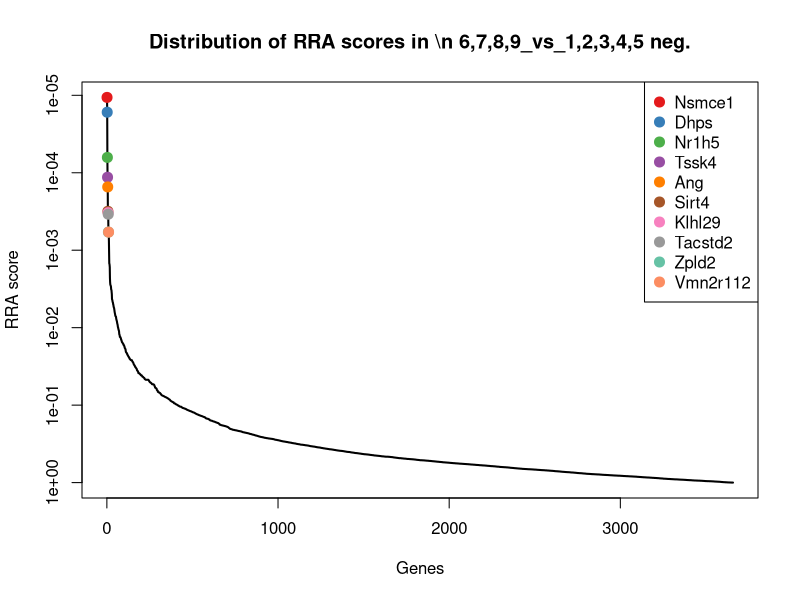
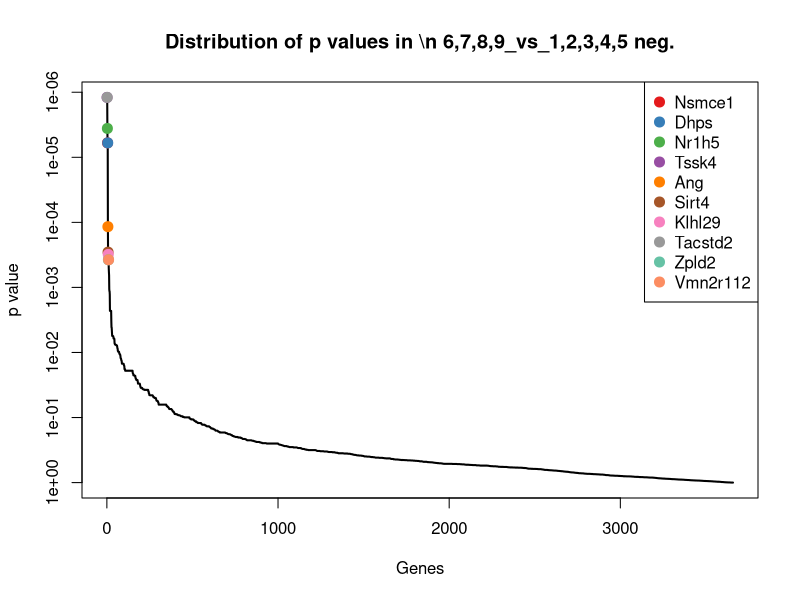
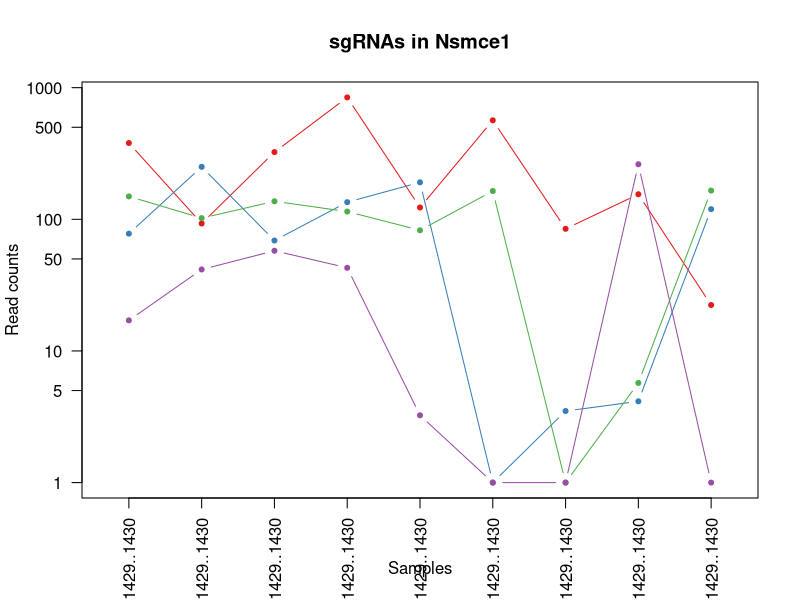
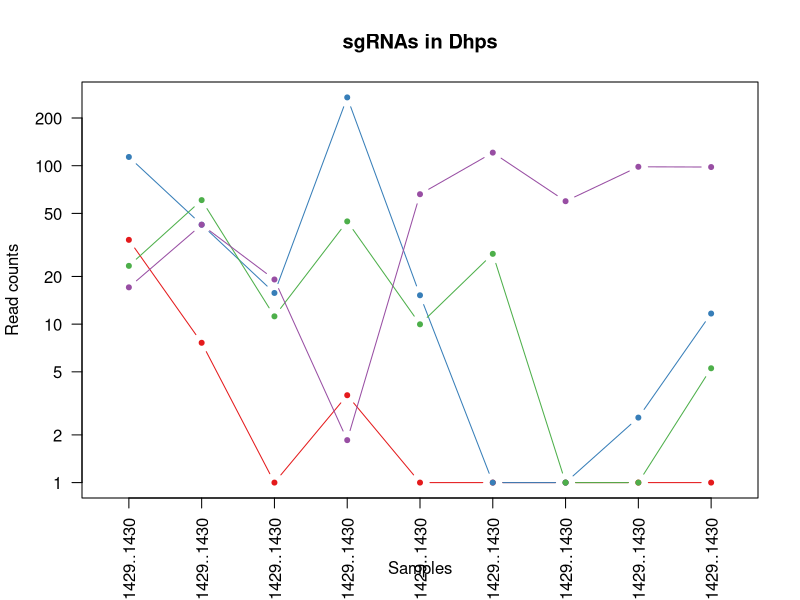
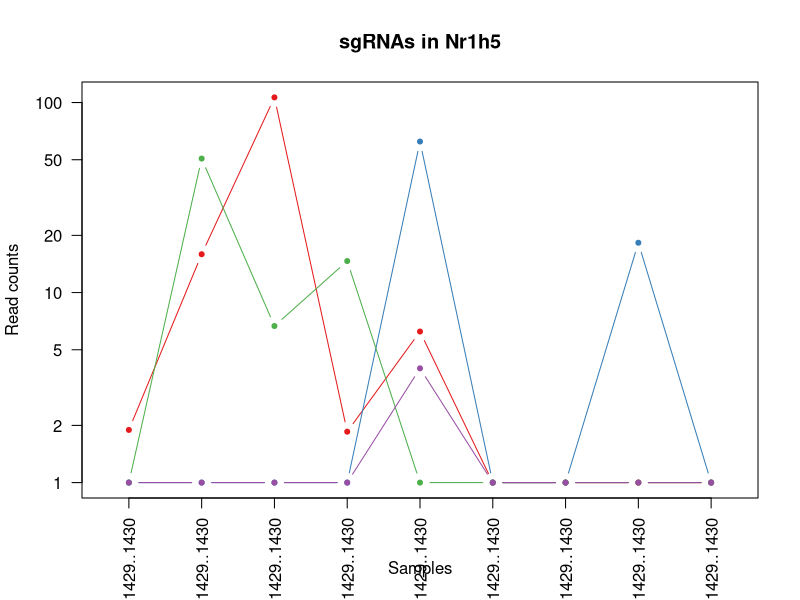
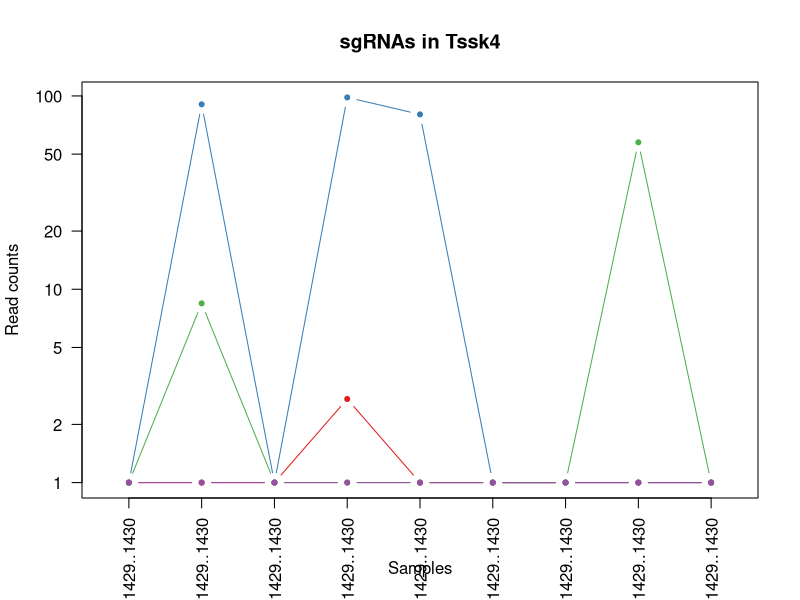
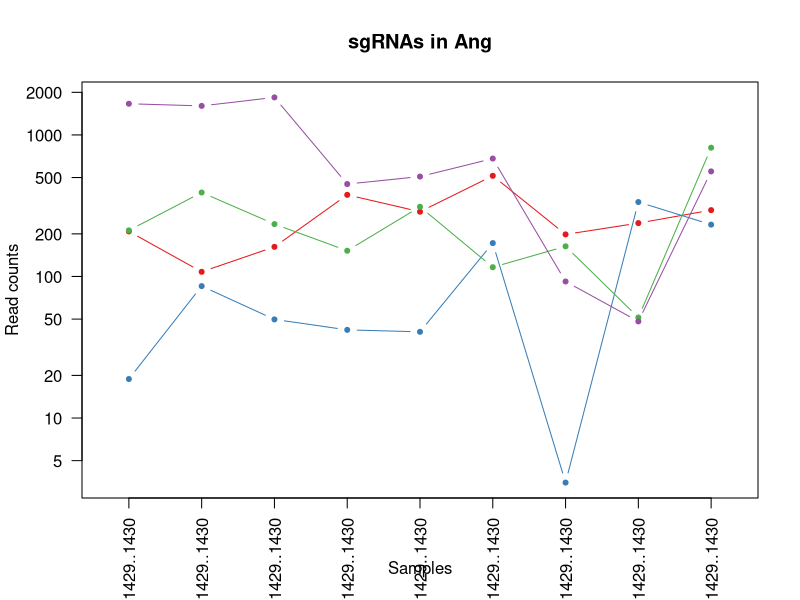
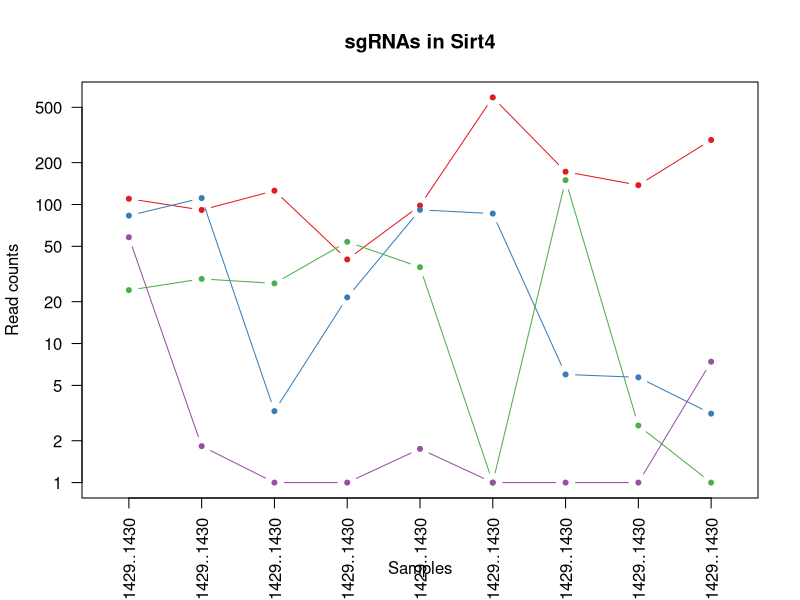

These figures' R source, in order: (Note: this script raises an error after producing the figures.)
pdf(file='invivo.poolD_BM_mCD19_10m_v_BM_hEGFRv3_15m.pdf',width=4.5,height=4.5);
gstable=read.table('invivo.poolD_BM_mCD19_10m_v_BM_hEGFRv3_15m.gene_summary.txt',header=T)
# 
#
# parameters
# Do not modify the variables beginning with "__"

# gstablename='__GENE_SUMMARY_FILE__'
startindex=3
# outputfile='__OUTPUT_FILE__'
targetgenelist=c("Nsmce1","Dhps","Nr1h5","Tssk4","Ang","Sirt4","Klhl29","Tacstd2","Zpld2","Vmn2r112")
# samplelabel=sub('.\\w+.\\w+$','',colnames(gstable)[startindex]);
samplelabel='6,7,8,9_vs_1,2,3,4,5 neg.'


# You need to write some codes in front of this code:
# gstable=read.table(gstablename,header=T)
# pdf(file=outputfile,width=6,height=6)


# set up color using RColorBrewer
#library(RColorBrewer)
#colors <- brewer.pal(length(targetgenelist), "Set1")

colors=c( "#E41A1C", "#377EB8", "#4DAF4A", "#984EA3", "#FF7F00",  "#A65628", "#F781BF",
          "#999999", "#66C2A5", "#FC8D62", "#8DA0CB", "#E78AC3", "#A6D854", "#FFD92F", "#E5C494", "#B3B3B3", 
          "#8DD3C7", "#FFFFB3", "#BEBADA", "#FB8072", "#80B1D3", "#FDB462", "#B3DE69", "#FCCDE5",
          "#D9D9D9", "#BC80BD", "#CCEBC5", "#FFED6F")

######
# function definition

plotrankedvalues<-function(val, tglist, ...){
  
  plot(val,log='y',ylim=c(max(val),min(val)),type='l',lwd=2, ...)
  if(length(tglist)>0){
    for(i in 1:length(tglist)){
      targetgene=tglist[i];
      tx=which(names(val)==targetgene);ty=val[targetgene];
      points(tx,ty,col=colors[(i %% length(colors)) ],cex=2,pch=20)
      # text(tx+50,ty,targetgene,col=colors[i])
    }
    legend('topright',tglist,pch=20,pt.cex = 2,cex=1,col=colors)
  }
}



plotrandvalues<-function(val,targetgenelist, ...){
  # choose the one with the best distance distribution
  
  mindiffvalue=0;
  randval=val;
  for(i in 1:20){
    randval0=sample(val)
    vindex=sort(which(names(randval0) %in% targetgenelist))
    if(max(vindex)>0.9*length(val)){
      # print('pass...')
      next;
    }
    mindiffind=min(diff(vindex));
    if (mindiffind > mindiffvalue){
      mindiffvalue=mindiffind;
      randval=randval0;
      # print(paste('Diff: ',mindiffvalue))
    }
  }
  plot(randval,log='y',ylim=c(max(randval),min(randval)),pch=20,col='grey', ...)
  
  if(length(targetgenelist)>0){
    for(i in 1:length(targetgenelist)){
      targetgene=targetgenelist[i];
      tx=which(names(randval)==targetgene);ty=randval[targetgene];
      points(tx,ty,col=colors[(i %% length(colors)) ],cex=2,pch=20)
      text(tx+50,ty,targetgene,col=colors[i])
    }
  }
  
}




# set.seed(1235)



pvec=gstable[,startindex]
names(pvec)=gstable[,'id']
pvec=sort(pvec);

plotrankedvalues(pvec,targetgenelist,xlab='Genes',ylab='RRA score',main=paste('Distribution of RRA scores in \\n',samplelabel))

# plotrandvalues(pvec,targetgenelist,xlab='Genes',ylab='RRA score',main=paste('Distribution of RRA scores in \\n',samplelabel))


pvec=gstable[,startindex+1]
names(pvec)=gstable[,'id']
pvec=sort(pvec);

plotrankedvalues(pvec,targetgenelist,xlab='Genes',ylab='p value',main=paste('Distribution of p values in \\n',samplelabel))

# plotrandvalues(pvec,targetgenelist,xlab='Genes',ylab='p value',main=paste('Distribution of p values in \\n',samplelabel))



# you need to write after this code:
# dev.off()






# parameters
# Do not modify the variables beginning with "__"
targetmat=list(c(378.6463428403889,91.95723197948848,323.02333035659507,842.2006823926387,121.92806589059623,563.5432409345161,83.66881565769575,154.01250563992753,21.33226479332245),c(76.80090916102229,249.36150293536966,68.00491165402002,133.9670791647865,189.99833580497815,0.0,2.497576586796888,3.1431123599985207,118.3940696029396),c(148.24361535732208,101.07011082430266,136.00982330804004,113.48803521602933,81.53471890843551,163.00837547692615,0.0,4.714668539997781,164.25843890858286),c(16.074608894167454,40.59373303599041,56.67075971168335,41.81138139537923,2.2440748323422617,0.0,0.0,260.8783258798772,0.0))
targetgene="Nsmce1"
collabel=c("In.vivo_AR1870_Pool.D..25.32._BM_hEGFRv3_15m_1400..1401..1402..1403..1427..1428..1429..1430","In.vivo_AR1871_Pool.D..25.32._BM_hEGFRv3_15m_1400..1401..1402..1403..1427..1428..1429..1430","In.vivo_AR1872_Pool.D..25.32._BM_hEGFRv3_15m_1400..1401..1402..1403..1427..1428..1429..1430","In.vivo_AR1873_Pool.D..25.32._BM_hEGFRv3_15m_1400..1401..1402..1403..1427..1428..1429..1430","In.vivo_AR1874_Pool.D..25.32._BM_hEGFRv3_15m_1400..1401..1402..1403..1427..1428..1429..1430","In.vivo_AR1883_Pool.D..25.32._BM_mCD19_10m_1400..1401..1402..1403..1427..1428..1429..1430","In.vivo_AR1884_Pool.D..25.32._BM_mCD19_10m_1400..1401..1402..1403..1427..1428..1429..1430","In.vivo_AR1885_Pool.D..25.32._BM_mCD19_10m_1400..1401..1402..1403..1427..1428..1429..1430","In.vivo_AR1886_Pool.D..25.32._BM_mCD19_10m_1400..1401..1402..1403..1427..1428..1429..1430")

# set up color using RColorBrewer
#library(RColorBrewer)
#colors <- brewer.pal(length(targetgenelist), "Set1")

colors=c( "#E41A1C", "#377EB8", "#4DAF4A", "#984EA3", "#FF7F00",  "#A65628", "#F781BF",
          "#999999", "#66C2A5", "#FC8D62", "#8DA0CB", "#E78AC3", "#A6D854", "#FFD92F", "#E5C494", "#B3B3B3", 
          "#8DD3C7", "#FFFFB3", "#BEBADA", "#FB8072", "#80B1D3", "#FDB462", "#B3DE69", "#FCCDE5",
          "#D9D9D9", "#BC80BD", "#CCEBC5", "#FFED6F")


## code

targetmatvec=unlist(targetmat)+1
yrange=range(targetmatvec[targetmatvec>0]);
# yrange[1]=1; # set the minimum value to 1
for(i in 1:length(targetmat)){
  vali=targetmat[[i]]+1;
  if(i==1){
    plot(1:length(vali),vali,type='b',las=1,pch=20,main=paste('sgRNAs in',targetgene),ylab='Read counts',xlab='Samples',xlim=c(0.7,length(vali)+0.3),ylim = yrange,col=colors[(i %% length(colors))],xaxt='n',log='y')
    axis(1,at=1:length(vali),labels=(collabel),las=2)
    # lines(0:100,rep(1,101),col='black');
  }else{
    lines(1:length(vali),vali,type='b',pch=20,col=colors[(i %% length(colors))])
  }
}




# parameters
# Do not modify the variables beginning with "__"
targetmat=list(c(33.04225161578866,6.627548250773945,0.0,2.5598804935946466,0.0,0.0,0.0,0.0,0.0),c(112.52226225917218,41.422176567337154,14.734397525037672,268.7874518274379,14.212473938167658,0.0,0.0,1.5715561799992603,10.666132396661226),c(22.325845686343687,59.6479342569655,10.200736748103003,43.517968391108994,8.976299329369047,26.779947399780724,0.0,0.0,4.26645295866449),c(16.074608894167454,41.422176567337154,18.134643107738672,0.8532934978648822,65.0781701379256,119.9275905294528,58.69304978972687,97.43648315995414,97.06180480961716))
targetgene="Dhps"
collabel=c("In.vivo_AR1870_Pool.D..25.32._BM_hEGFRv3_15m_1400..1401..1402..1403..1427..1428..1429..1430","In.vivo_AR1871_Pool.D..25.32._BM_hEGFRv3_15m_1400..1401..1402..1403..1427..1428..1429..1430","In.vivo_AR1872_Pool.D..25.32._BM_hEGFRv3_15m_1400..1401..1402..1403..1427..1428..1429..1430","In.vivo_AR1873_Pool.D..25.32._BM_hEGFRv3_15m_1400..1401..1402..1403..1427..1428..1429..1430","In.vivo_AR1874_Pool.D..25.32._BM_hEGFRv3_15m_1400..1401..1402..1403..1427..1428..1429..1430","In.vivo_AR1883_Pool.D..25.32._BM_mCD19_10m_1400..1401..1402..1403..1427..1428..1429..1430","In.vivo_AR1884_Pool.D..25.32._BM_mCD19_10m_1400..1401..1402..1403..1427..1428..1429..1430","In.vivo_AR1885_Pool.D..25.32._BM_mCD19_10m_1400..1401..1402..1403..1427..1428..1429..1430","In.vivo_AR1886_Pool.D..25.32._BM_mCD19_10m_1400..1401..1402..1403..1427..1428..1429..1430")

# set up color using RColorBrewer
#library(RColorBrewer)
#colors <- brewer.pal(length(targetgenelist), "Set1")

colors=c( "#E41A1C", "#377EB8", "#4DAF4A", "#984EA3", "#FF7F00",  "#A65628", "#F781BF",
          "#999999", "#66C2A5", "#FC8D62", "#8DA0CB", "#E78AC3", "#A6D854", "#FFD92F", "#E5C494", "#B3B3B3", 
          "#8DD3C7", "#FFFFB3", "#BEBADA", "#FB8072", "#80B1D3", "#FDB462", "#B3DE69", "#FCCDE5",
          "#D9D9D9", "#BC80BD", "#CCEBC5", "#FFED6F")


## code

targetmatvec=unlist(targetmat)+1
yrange=range(targetmatvec[targetmatvec>0]);
# yrange[1]=1; # set the minimum value to 1
for(i in 1:length(targetmat)){
  vali=targetmat[[i]]+1;
  if(i==1){
    plot(1:length(vali),vali,type='b',las=1,pch=20,main=paste('sgRNAs in',targetgene),ylab='Read counts',xlab='Samples',xlim=c(0.7,length(vali)+0.3),ylim = yrange,col=colors[(i %% length(colors))],xaxt='n',log='y')
    axis(1,at=1:length(vali),labels=(collabel),las=2)
    # lines(0:100,rep(1,101),col='black');
  }else{
    lines(1:length(vali),vali,type='b',pch=20,col=colors[(i %% length(colors))])
  }
}




# parameters
# Do not modify the variables beginning with "__"
targetmat=list(c(0.8930338274537475,14.911983564241375,105.40761306373103,0.8532934978648822,5.236174608798611,0.0,0.0,0.0,0.0),c(0.0,0.0,0.0,0.0,61.338045417355154,0.0,0.0,17.287117979991862,0.0),c(0.0,49.70661188080459,5.667075971168335,13.652695965838115,0.0,0.0,0.0,0.0,0.0),c(0.0,0.0,0.0,0.0,2.992099776456349,0.0,0.0,0.0,0.0))
targetgene="Nr1h5"
collabel=c("In.vivo_AR1870_Pool.D..25.32._BM_hEGFRv3_15m_1400..1401..1402..1403..1427..1428..1429..1430","In.vivo_AR1871_Pool.D..25.32._BM_hEGFRv3_15m_1400..1401..1402..1403..1427..1428..1429..1430","In.vivo_AR1872_Pool.D..25.32._BM_hEGFRv3_15m_1400..1401..1402..1403..1427..1428..1429..1430","In.vivo_AR1873_Pool.D..25.32._BM_hEGFRv3_15m_1400..1401..1402..1403..1427..1428..1429..1430","In.vivo_AR1874_Pool.D..25.32._BM_hEGFRv3_15m_1400..1401..1402..1403..1427..1428..1429..1430","In.vivo_AR1883_Pool.D..25.32._BM_mCD19_10m_1400..1401..1402..1403..1427..1428..1429..1430","In.vivo_AR1884_Pool.D..25.32._BM_mCD19_10m_1400..1401..1402..1403..1427..1428..1429..1430","In.vivo_AR1885_Pool.D..25.32._BM_mCD19_10m_1400..1401..1402..1403..1427..1428..1429..1430","In.vivo_AR1886_Pool.D..25.32._BM_mCD19_10m_1400..1401..1402..1403..1427..1428..1429..1430")

# set up color using RColorBrewer
#library(RColorBrewer)
#colors <- brewer.pal(length(targetgenelist), "Set1")

colors=c( "#E41A1C", "#377EB8", "#4DAF4A", "#984EA3", "#FF7F00",  "#A65628", "#F781BF",
          "#999999", "#66C2A5", "#FC8D62", "#8DA0CB", "#E78AC3", "#A6D854", "#FFD92F", "#E5C494", "#B3B3B3", 
          "#8DD3C7", "#FFFFB3", "#BEBADA", "#FB8072", "#80B1D3", "#FDB462", "#B3DE69", "#FCCDE5",
          "#D9D9D9", "#BC80BD", "#CCEBC5", "#FFED6F")


## code

targetmatvec=unlist(targetmat)+1
yrange=range(targetmatvec[targetmatvec>0]);
# yrange[1]=1; # set the minimum value to 1
for(i in 1:length(targetmat)){
  vali=targetmat[[i]]+1;
  if(i==1){
    plot(1:length(vali),vali,type='b',las=1,pch=20,main=paste('sgRNAs in',targetgene),ylab='Read counts',xlab='Samples',xlim=c(0.7,length(vali)+0.3),ylim = yrange,col=colors[(i %% length(colors))],xaxt='n',log='y')
    axis(1,at=1:length(vali),labels=(collabel),las=2)
    # lines(0:100,rep(1,101),col='black');
  }else{
    lines(1:length(vali),vali,type='b',pch=20,col=colors[(i %% length(colors))])
  }
}




# parameters
# Do not modify the variables beginning with "__"
targetmat=list(c(0.0,0.0,0.0,1.7065869957297644,0.0,0.0,0.0,0.0,0.0),c(0.0,89.47190138544825,0.0,97.27545875659656,79.29064407609324,0.0,0.0,0.0,0.0),c(0.0,7.455991782120687,0.0,0.0,0.0,0.0,0.0,56.576022479973375,0.0),c(0.0,0.0,0.0,0.0,0.0,0.0,0.0,0.0,0.0))
targetgene="Tssk4"
collabel=c("In.vivo_AR1870_Pool.D..25.32._BM_hEGFRv3_15m_1400..1401..1402..1403..1427..1428..1429..1430","In.vivo_AR1871_Pool.D..25.32._BM_hEGFRv3_15m_1400..1401..1402..1403..1427..1428..1429..1430","In.vivo_AR1872_Pool.D..25.32._BM_hEGFRv3_15m_1400..1401..1402..1403..1427..1428..1429..1430","In.vivo_AR1873_Pool.D..25.32._BM_hEGFRv3_15m_1400..1401..1402..1403..1427..1428..1429..1430","In.vivo_AR1874_Pool.D..25.32._BM_hEGFRv3_15m_1400..1401..1402..1403..1427..1428..1429..1430","In.vivo_AR1883_Pool.D..25.32._BM_mCD19_10m_1400..1401..1402..1403..1427..1428..1429..1430","In.vivo_AR1884_Pool.D..25.32._BM_mCD19_10m_1400..1401..1402..1403..1427..1428..1429..1430","In.vivo_AR1885_Pool.D..25.32._BM_mCD19_10m_1400..1401..1402..1403..1427..1428..1429..1430","In.vivo_AR1886_Pool.D..25.32._BM_mCD19_10m_1400..1401..1402..1403..1427..1428..1429..1430")

# set up color using RColorBrewer
#library(RColorBrewer)
#colors <- brewer.pal(length(targetgenelist), "Set1")

colors=c( "#E41A1C", "#377EB8", "#4DAF4A", "#984EA3", "#FF7F00",  "#A65628", "#F781BF",
          "#999999", "#66C2A5", "#FC8D62", "#8DA0CB", "#E78AC3", "#A6D854", "#FFD92F", "#E5C494", "#B3B3B3", 
          "#8DD3C7", "#FFFFB3", "#BEBADA", "#FB8072", "#80B1D3", "#FDB462", "#B3DE69", "#FCCDE5",
          "#D9D9D9", "#BC80BD", "#CCEBC5", "#FFED6F")


## code

targetmatvec=unlist(targetmat)+1
yrange=range(targetmatvec[targetmatvec>0]);
# yrange[1]=1; # set the minimum value to 1
for(i in 1:length(targetmat)){
  vali=targetmat[[i]]+1;
  if(i==1){
    plot(1:length(vali),vali,type='b',las=1,pch=20,main=paste('sgRNAs in',targetgene),ylab='Read counts',xlab='Samples',xlim=c(0.7,length(vali)+0.3),ylim = yrange,col=colors[(i %% length(colors))],xaxt='n',log='y')
    axis(1,at=1:length(vali),labels=(collabel),las=2)
    # lines(0:100,rep(1,101),col='black');
  }else{
    lines(1:length(vali),vali,type='b',pch=20,col=colors[(i %% length(colors))])
  }
}




# parameters
# Do not modify the variables beginning with "__"
targetmat=list(c(207.1838479692694,106.86921554372987,160.94495758118072,376.30243255841305,285.7455286515813,513.4763827523174,197.30855035695416,237.30498317988832,293.3186409081837),c(17.86067654907495,84.50124019736779,48.73685335204768,40.958087897514346,39.64532203804662,171.15879425077244,2.497576586796888,334.7414663398425,231.45507300754858),c(210.7559832790844,391.02534679566276,233.4835300121354,151.03294912208415,309.6823268632321,115.2702083729692,162.34247814179773,50.28979775997633,811.6926753859193),c(1660.1498852365166,1603.0382331559479,1840.6662754354752,448.83237987692803,507.16091210935116,679.9777948466062,91.1615454180864,47.14668539997781,551.4390449073853))
targetgene="Ang"
collabel=c("In.vivo_AR1870_Pool.D..25.32._BM_hEGFRv3_15m_1400..1401..1402..1403..1427..1428..1429..1430","In.vivo_AR1871_Pool.D..25.32._BM_hEGFRv3_15m_1400..1401..1402..1403..1427..1428..1429..1430","In.vivo_AR1872_Pool.D..25.32._BM_hEGFRv3_15m_1400..1401..1402..1403..1427..1428..1429..1430","In.vivo_AR1873_Pool.D..25.32._BM_hEGFRv3_15m_1400..1401..1402..1403..1427..1428..1429..1430","In.vivo_AR1874_Pool.D..25.32._BM_hEGFRv3_15m_1400..1401..1402..1403..1427..1428..1429..1430","In.vivo_AR1883_Pool.D..25.32._BM_mCD19_10m_1400..1401..1402..1403..1427..1428..1429..1430","In.vivo_AR1884_Pool.D..25.32._BM_mCD19_10m_1400..1401..1402..1403..1427..1428..1429..1430","In.vivo_AR1885_Pool.D..25.32._BM_mCD19_10m_1400..1401..1402..1403..1427..1428..1429..1430","In.vivo_AR1886_Pool.D..25.32._BM_mCD19_10m_1400..1401..1402..1403..1427..1428..1429..1430")

# set up color using RColorBrewer
#library(RColorBrewer)
#colors <- brewer.pal(length(targetgenelist), "Set1")

colors=c( "#E41A1C", "#377EB8", "#4DAF4A", "#984EA3", "#FF7F00",  "#A65628", "#F781BF",
          "#999999", "#66C2A5", "#FC8D62", "#8DA0CB", "#E78AC3", "#A6D854", "#FFD92F", "#E5C494", "#B3B3B3", 
          "#8DD3C7", "#FFFFB3", "#BEBADA", "#FB8072", "#80B1D3", "#FDB462", "#B3DE69", "#FCCDE5",
          "#D9D9D9", "#BC80BD", "#CCEBC5", "#FFED6F")


## code

targetmatvec=unlist(targetmat)+1
yrange=range(targetmatvec[targetmatvec>0]);
# yrange[1]=1; # set the minimum value to 1
for(i in 1:length(targetmat)){
  vali=targetmat[[i]]+1;
  if(i==1){
    plot(1:length(vali),vali,type='b',las=1,pch=20,main=paste('sgRNAs in',targetgene),ylab='Read counts',xlab='Samples',xlim=c(0.7,length(vali)+0.3),ylim = yrange,col=colors[(i %% length(colors))],xaxt='n',log='y')
    axis(1,at=1:length(vali),labels=(collabel),las=2)
    # lines(0:100,rep(1,101),col='black');
  }else{
    lines(1:length(vali),vali,type='b',pch=20,col=colors[(i %% length(colors))])
  }
}




# parameters
# Do not modify the variables beginning with "__"
targetmat=list(c(108.9501269493572,90.300344916795,124.67567136570337,39.25150090178458,97.24324273483134,587.994497256055,171.08399619558682,136.72538765993565,290.1188011891853),c(82.15911212574477,110.18298966911684,2.266830388467334,20.479043948757173,90.51101823780456,84.99722435582578,4.995153173593776,4.714668539997781,2.133226479332245),c(23.218879513797436,28.167080065789264,26.06854946737434,52.904196867622694,34.409147429248016,0.0,148.60580691441484,1.5715561799992603,0.0),c(57.15416495703984,0.8284435313467431,0.0,0.0,0.7480249441140873,0.0,0.0,0.0,6.399679437996735))
targetgene="Sirt4"
collabel=c("In.vivo_AR1870_Pool.D..25.32._BM_hEGFRv3_15m_1400..1401..1402..1403..1427..1428..1429..1430","In.vivo_AR1871_Pool.D..25.32._BM_hEGFRv3_15m_1400..1401..1402..1403..1427..1428..1429..1430","In.vivo_AR1872_Pool.D..25.32._BM_hEGFRv3_15m_1400..1401..1402..1403..1427..1428..1429..1430","In.vivo_AR1873_Pool.D..25.32._BM_hEGFRv3_15m_1400..1401..1402..1403..1427..1428..1429..1430","In.vivo_AR1874_Pool.D..25.32._BM_hEGFRv3_15m_1400..1401..1402..1403..1427..1428..1429..1430","In.vivo_AR1883_Pool.D..25.32._BM_mCD19_10m_1400..1401..1402..1403..1427..1428..1429..1430","In.vivo_AR1884_Pool.D..25.32._BM_mCD19_10m_1400..1401..1402..1403..1427..1428..1429..1430","In.vivo_AR1885_Pool.D..25.32._BM_mCD19_10m_1400..1401..1402..1403..1427..1428..1429..1430","In.vivo_AR1886_Pool.D..25.32._BM_mCD19_10m_1400..1401..1402..1403..1427..1428..1429..1430")

# set up color using RColorBrewer
#library(RColorBrewer)
#colors <- brewer.pal(length(targetgenelist), "Set1")

colors=c( "#E41A1C", "#377EB8", "#4DAF4A", "#984EA3", "#FF7F00",  "#A65628", "#F781BF",
          "#999999", "#66C2A5", "#FC8D62", "#8DA0CB", "#E78AC3", "#A6D854", "#FFD92F", "#E5C494", "#B3B3B3", 
          "#8DD3C7", "#FFFFB3", "#BEBADA", "#FB8072", "#80B1D3", "#FDB462", "#B3DE69", "#FCCDE5",
          "#D9D9D9", "#BC80BD", "#CCEBC5", "#FFED6F")


## code

targetmatvec=unlist(targetmat)+1
yrange=range(targetmatvec[targetmatvec>0]);
# yrange[1]=1; # set the minimum value to 1
for(i in 1:length(targetmat)){
  vali=targetmat[[i]]+1;
  if(i==1){
    plot(1:length(vali),vali,type='b',las=1,pch=20,main=paste('sgRNAs in',targetgene),ylab='Read counts',xlab='Samples',xlim=c(0.7,length(vali)+0.3),ylim = yrange,col=colors[(i %% length(colors))],xaxt='n',log='y')
    axis(1,at=1:length(vali),labels=(collabel),las=2)
    # lines(0:100,rep(1,101),col='black');
  }else{
    lines(1:length(vali),vali,type='b',pch=20,col=colors[(i %% length(colors))])
  }
}




# parameters
# Do not modify the variables beginning with "__"
targetmat=list(c(135.74114177296963,579.0820284113735,487.36853352047683,559.7605345993627,745.0328443376309,516.96941936968,88.66396883128952,122.58138203994231,148.25924031359102),c(48.22382668250236,153.26205329914748,172.27910952351738,174.07187356443598,13.464448994053571,0.0,136.1179239804304,6.286224719997041,17.06581183465796),c(73.2287738512073,140.83540032894632,32.86904063277634,76.7964148078394,224.4074832342262,11.64345539120901,18.73182440097666,383.45970791981955,25.59871775198694),c(5.358202964722485,0.0,0.0,0.0,29.92099776456349,8.150418773846306,78.67366248410197,0.0,0.0))
targetgene="Klhl29"
collabel=c("In.vivo_AR1870_Pool.D..25.32._BM_hEGFRv3_15m_1400..1401..1402..1403..1427..1428..1429..1430","In.vivo_AR1871_Pool.D..25.32._BM_hEGFRv3_15m_1400..1401..1402..1403..1427..1428..1429..1430","In.vivo_AR1872_Pool.D..25.32._BM_hEGFRv3_15m_1400..1401..1402..1403..1427..1428..1429..1430","In.vivo_AR1873_Pool.D..25.32._BM_hEGFRv3_15m_1400..1401..1402..1403..1427..1428..1429..1430","In.vivo_AR1874_Pool.D..25.32._BM_hEGFRv3_15m_1400..1401..1402..1403..1427..1428..1429..1430","In.vivo_AR1883_Pool.D..25.32._BM_mCD19_10m_1400..1401..1402..1403..1427..1428..1429..1430","In.vivo_AR1884_Pool.D..25.32._BM_mCD19_10m_1400..1401..1402..1403..1427..1428..1429..1430","In.vivo_AR1885_Pool.D..25.32._BM_mCD19_10m_1400..1401..1402..1403..1427..1428..1429..1430","In.vivo_AR1886_Pool.D..25.32._BM_mCD19_10m_1400..1401..1402..1403..1427..1428..1429..1430")

# set up color using RColorBrewer
#library(RColorBrewer)
#colors <- brewer.pal(length(targetgenelist), "Set1")

colors=c( "#E41A1C", "#377EB8", "#4DAF4A", "#984EA3", "#FF7F00",  "#A65628", "#F781BF",
          "#999999", "#66C2A5", "#FC8D62", "#8DA0CB", "#E78AC3", "#A6D854", "#FFD92F", "#E5C494", "#B3B3B3", 
          "#8DD3C7", "#FFFFB3", "#BEBADA", "#FB8072", "#80B1D3", "#FDB462", "#B3DE69", "#FCCDE5",
          "#D9D9D9", "#BC80BD", "#CCEBC5", "#FFED6F")


## code

targetmatvec=unlist(targetmat)+1
yrange=range(targetmatvec[targetmatvec>0]);
# yrange[1]=1; # set the minimum value to 1
for(i in 1:length(targetmat)){
  vali=targetmat[[i]]+1;
  if(i==1){
    plot(1:length(vali),vali,type='b',las=1,pch=20,main=paste('sgRNAs in',targetgene),ylab='Read counts',xlab='Samples',xlim=c(0.7,length(vali)+0.3),ylim = yrange,col=colors[(i %% length(colors))],xaxt='n',log='y')
    axis(1,at=1:length(vali),labels=(collabel),las=2)
    # lines(0:100,rep(1,101),col='black');
  }else{
    lines(1:length(vali),vali,type='b',pch=20,col=colors[(i %% length(colors))])
  }
}




# parameters
# Do not modify the variables beginning with "__"
targetmat=list(c(81.26607829829102,3.3137741253869724,0.0,59.730544850541754,78.54261913197917,0.0,0.0,0.0,13.865972115659593),c(0.0,0.0,0.0,2.5598804935946466,0.0,0.0,0.0,0.0,0.0),c(0.0,49.70661188080459,0.0,0.0,0.0,0.0,0.0,0.0,0.0),c(0.0,0.8284435313467431,0.0,0.0,0.0,0.0,0.0,0.0,0.0))
targetgene="Tacstd2"
collabel=c("In.vivo_AR1870_Pool.D..25.32._BM_hEGFRv3_15m_1400..1401..1402..1403..1427..1428..1429..1430","In.vivo_AR1871_Pool.D..25.32._BM_hEGFRv3_15m_1400..1401..1402..1403..1427..1428..1429..1430","In.vivo_AR1872_Pool.D..25.32._BM_hEGFRv3_15m_1400..1401..1402..1403..1427..1428..1429..1430","In.vivo_AR1873_Pool.D..25.32._BM_hEGFRv3_15m_1400..1401..1402..1403..1427..1428..1429..1430","In.vivo_AR1874_Pool.D..25.32._BM_hEGFRv3_15m_1400..1401..1402..1403..1427..1428..1429..1430","In.vivo_AR1883_Pool.D..25.32._BM_mCD19_10m_1400..1401..1402..1403..1427..1428..1429..1430","In.vivo_AR1884_Pool.D..25.32._BM_mCD19_10m_1400..1401..1402..1403..1427..1428..1429..1430","In.vivo_AR1885_Pool.D..25.32._BM_mCD19_10m_1400..1401..1402..1403..1427..1428..1429..1430","In.vivo_AR1886_Pool.D..25.32._BM_mCD19_10m_1400..1401..1402..1403..1427..1428..1429..1430")

# set up color using RColorBrewer
#library(RColorBrewer)
#colors <- brewer.pal(length(targetgenelist), "Set1")

colors=c( "#E41A1C", "#377EB8", "#4DAF4A", "#984EA3", "#FF7F00",  "#A65628", "#F781BF",
          "#999999", "#66C2A5", "#FC8D62", "#8DA0CB", "#E78AC3", "#A6D854", "#FFD92F", "#E5C494", "#B3B3B3", 
          "#8DD3C7", "#FFFFB3", "#BEBADA", "#FB8072", "#80B1D3", "#FDB462", "#B3DE69", "#FCCDE5",
          "#D9D9D9", "#BC80BD", "#CCEBC5", "#FFED6F")


## code

targetmatvec=unlist(targetmat)+1
yrange=range(targetmatvec[targetmatvec>0]);
# yrange[1]=1; # set the minimum value to 1
for(i in 1:length(targetmat)){
  vali=targetmat[[i]]+1;
  if(i==1){
    plot(1:length(vali),vali,type='b',las=1,pch=20,main=paste('sgRNAs in',targetgene),ylab='Read counts',xlab='Samples',xlim=c(0.7,length(vali)+0.3),ylim = yrange,col=colors[(i %% length(colors))],xaxt='n',log='y')
    axis(1,at=1:length(vali),labels=(collabel),las=2)
    # lines(0:100,rep(1,101),col='black');
  }else{
    lines(1:length(vali),vali,type='b',pch=20,col=colors[(i %% length(colors))])
  }
}




# parameters
# Do not modify the variables beginning with "__"
targetmat=list(c(0.0,0.0,81.60589398482402,53.75749036548758,92.00706812603273,0.0,0.0,0.0,0.0),c(0.0,0.0,0.0,0.0,0.0,0.0,0.0,0.0,0.0),c(0.0,0.0,0.0,0.0,0.0,0.0,0.0,0.0,2.133226479332245),c(0.0,1.6568870626934862,4.533660776934668,0.0,2.2440748323422617,0.0,0.0,0.0,0.0))
targetgene="Zpld2"
collabel=c("In.vivo_AR1870_Pool.D..25.32._BM_hEGFRv3_15m_1400..1401..1402..1403..1427..1428..1429..1430","In.vivo_AR1871_Pool.D..25.32._BM_hEGFRv3_15m_1400..1401..1402..1403..1427..1428..1429..1430","In.vivo_AR1872_Pool.D..25.32._BM_hEGFRv3_15m_1400..1401..1402..1403..1427..1428..1429..1430","In.vivo_AR1873_Pool.D..25.32._BM_hEGFRv3_15m_1400..1401..1402..1403..1427..1428..1429..1430","In.vivo_AR1874_Pool.D..25.32._BM_hEGFRv3_15m_1400..1401..1402..1403..1427..1428..1429..1430","In.vivo_AR1883_Pool.D..25.32._BM_mCD19_10m_1400..1401..1402..1403..1427..1428..1429..1430","In.vivo_AR1884_Pool.D..25.32._BM_mCD19_10m_1400..1401..1402..1403..1427..1428..1429..1430","In.vivo_AR1885_Pool.D..25.32._BM_mCD19_10m_1400..1401..1402..1403..1427..1428..1429..1430","In.vivo_AR1886_Pool.D..25.32._BM_mCD19_10m_1400..1401..1402..1403..1427..1428..1429..1430")

# set up color using RColorBrewer
#library(RColorBrewer)
#colors <- brewer.pal(length(targetgenelist), "Set1")

colors=c( "#E41A1C", "#377EB8", "#4DAF4A", "#984EA3", "#FF7F00",  "#A65628", "#F781BF",
          "#999999", "#66C2A5", "#FC8D62", "#8DA0CB", "#E78AC3", "#A6D854", "#FFD92F", "#E5C494", "#B3B3B3", 
          "#8DD3C7", "#FFFFB3", "#BEBADA", "#FB8072", "#80B1D3", "#FDB462", "#B3DE69", "#FCCDE5",
          "#D9D9D9", "#BC80BD", "#CCEBC5", "#FFED6F")


## code

targetmatvec=unlist(targetmat)+1
yrange=range(targetmatvec[targetmatvec>0]);
# yrange[1]=1; # set the minimum value to 1
for(i in 1:length(targetmat)){
  vali=targetmat[[i]]+1;
  if(i==1){
    plot(1:length(vali),vali,type='b',las=1,pch=20,main=paste('sgRNAs in',targetgene),ylab='Read counts',xlab='Samples',xlim=c(0.7,length(vali)+0.3),ylim = yrange,col=colors[(i %% length(colors))],xaxt='n',log='y')
    axis(1,at=1:length(vali),labels=(collabel),las=2)
    # lines(0:100,rep(1,101),col='black');
  }else{
    lines(1:length(vali),vali,type='b',pch=20,col=colors[(i %% length(colors))])
  }
}




# parameters
# Do not modify the variables beginning with "__"
targetmat=list(c(0.0,0.0,2.266830388467334,5.119760987189293,23.936798211650792,0.0,2.497576586796888,0.0,0.0),c(0.0,0.0,0.0,0.0,5.984199552912698,0.0,0.0,0.0,0.0),c(0.8930338274537475,0.0,0.0,0.0,0.0,0.0,0.0,0.0,0.0),c(0.0,1.6568870626934862,9.067321553869336,3.4131739914595287,0.0,0.0,0.0,0.0,6.399679437996735))
targetgene="Vmn2r112"
collabel=c("In.vivo_AR1870_Pool.D..25.32._BM_hEGFRv3_15m_1400..1401..1402..1403..1427..1428..1429..1430","In.vivo_AR1871_Pool.D..25.32._BM_hEGFRv3_15m_1400..1401..1402..1403..1427..1428..1429..1430","In.vivo_AR1872_Pool.D..25.32._BM_hEGFRv3_15m_1400..1401..1402..1403..1427..1428..1429..1430","In.vivo_AR1873_Pool.D..25.32._BM_hEGFRv3_15m_1400..1401..1402..1403..1427..1428..1429..1430","In.vivo_AR1874_Pool.D..25.32._BM_hEGFRv3_15m_1400..1401..1402..1403..1427..1428..1429..1430","In.vivo_AR1883_Pool.D..25.32._BM_mCD19_10m_1400..1401..1402..1403..1427..1428..1429..1430","In.vivo_AR1884_Pool.D..25.32._BM_mCD19_10m_1400..1401..1402..1403..1427..1428..1429..1430","In.vivo_AR1885_Pool.D..25.32._BM_mCD19_10m_1400..1401..1402..1403..1427..1428..1429..1430","In.vivo_AR1886_Pool.D..25.32._BM_mCD19_10m_1400..1401..1402..1403..1427..1428..1429..1430")

# set up color using RColorBrewer
#library(RColorBrewer)
#colors <- brewer.pal(length(targetgenelist), "Set1")

colors=c( "#E41A1C", "#377EB8", "#4DAF4A", "#984EA3", "#FF7F00",  "#A65628", "#F781BF",
          "#999999", "#66C2A5", "#FC8D62", "#8DA0CB", "#E78AC3", "#A6D854", "#FFD92F", "#E5C494", "#B3B3B3", 
          "#8DD3C7", "#FFFFB3", "#BEBADA", "#FB8072", "#80B1D3", "#FDB462", "#B3DE69", "#FCCDE5",
          "#D9D9D9", "#BC80BD", "#CCEBC5", "#FFED6F")


## code

targetmatvec=unlist(targetmat)+1
yrange=range(targetmatvec[targetmatvec>0]);
# yrange[1]=1; # set the minimum value to 1
for(i in 1:length(targetmat)){
  vali=targetmat[[i]]+1;
  if(i==1){
    plot(1:length(vali),vali,type='b',las=1,pch=20,main=paste('sgRNAs in',targetgene),ylab='Read counts',xlab='Samples',xlim=c(0.7,length(vali)+0.3),ylim = yrange,col=colors[(i %% length(colors))],xaxt='n',log='y')
    axis(1,at=1:length(vali),labels=(collabel),las=2)
    # lines(0:100,rep(1,101),col='black');
  }else{
    lines(1:length(vali),vali,type='b',pch=20,col=colors[(i %% length(colors))])
  }
}



# 
#
# parameters
# Do not modify the variables beginning with "__"

# gstablename='__GENE_SUMMARY_FILE__'
startindex=9
# outputfile='__OUTPUT_FILE__'
targetgenelist=c("Rab4b","Nucks1","Fastk","1700109H08Rik","Gm9726_Lysmd1","Kdm1b","Cfap221","Vmn1r104_Vmn1r111_Vmn1r114_Vmn1r115_Vmn1r116_Vmn1r120_Vmn1r121_Vmn1r123_Vmn1r126_Vmn1r127_Vmn1r128_Vmn1r130_Vmn1r131_Vmn1r135_Vmn1r137_Vmn1r138_Vmn1r142_Vmn1r143_Vmn1r152_Vmn1r159_Vmn1r160_Vmn1r163_Vmn1r165_Vmn1r166_Vmn1r178_Vmn1r180_Vmn1r183_Vmn1r242_Vmn1r244_Vmn1r246_Vmn1r247_Vmn1r248_Vmn1r250_Vmn1r252_Vmn1r254_Vmn1r256_Vmn1r257_Vmn1r258_Vmn1r259_Vmn1r93_Vmn1r94_Vmn1r95","Gm6346_Gm6348_Gm6468_LOC108168681_LOC108168682_LOC620551_LOC620639_Pramel40_Pramel44","Best1")
# samplelabel=sub('.\\w+.\\w+$','',colnames(gstable)[startindex]);
samplelabel='6,7,8,9_vs_1,2,3,4,5 pos.'


# You need to write some codes in front of this code:
# gstable=read.table(gstablename,header=T)
# pdf(file=outputfile,width=6,height=6)


# set up color using RColorBrewer
#library(RColorBrewer)
#colors <- brewer.pal(length(targetgenelist), "Set1")

colors=c( "#E41A1C", "#377EB8", "#4DAF4A", "#984EA3", "#FF7F00",  "#A65628", "#F781BF",
          "#999999", "#66C2A5", "#FC8D62", "#8DA0CB", "#E78AC3", "#A6D854", "#FFD92F", "#E5C494", "#B3B3B3", 
          "#8DD3C7", "#FFFFB3", "#BEBADA", "#FB8072", "#80B1D3", "#FDB462", "#B3DE69", "#FCCDE5",
          "#D9D9D9", "#BC80BD", "#CCEBC5", "#FFED6F")

######
# function definition

plotrankedvalues<-function(val, tglist, ...){
  
  plot(val,log='y',ylim=c(max(val),min(val)),type='l',lwd=2, ...)
  if(length(tglist)>0){
    for(i in 1:length(tglist)){
      targetgene=tglist[i];
      tx=which(names(val)==targetgene);ty=val[targetgene];
      points(tx,ty,col=colors[(i %% length(colors)) ],cex=2,pch=20)
      # text(tx+50,ty,targetgene,col=colors[i])
    }
    legend('topright',tglist,pch=20,pt.cex = 2,cex=1,col=colors)
  }
}



plotrandvalues<-function(val,targetgenelist, ...){
  # choose the one with the best distance distribution
  
  mindiffvalue=0;
  randval=val;
  for(i in 1:20){
    randval0=sample(val)
    vindex=sort(which(names(randval0) %in% targetgenelist))
    if(max(vindex)>0.9*length(val)){
      # print('pass...')
      next;
    }
    mindiffind=min(diff(vindex));
    if (mindiffind > mindiffvalue){
      mindiffvalue=mindiffind;
      randval=randval0;
      # print(paste('Diff: ',mindiffvalue))
    }
  }
  plot(randval,log='y',ylim=c(max(randval),min(randval)),pch=20,col='grey', ...)
  
  if(length(targetgenelist)>0){
    for(i in 1:length(targetgenelist)){
      targetgene=targetgenelist[i];
      tx=which(names(randval)==targetgene);ty=randval[targetgene];
      points(tx,ty,col=colors[(i %% length(colors)) ],cex=2,pch=20)
      text(tx+50,ty,targetgene,col=colors[i])
    }
  }
  
}




# set.seed(1235)



pvec=gstable[,startindex]
names(pvec)=gstable[,'id']
pvec=sort(pvec);

plotrankedvalues(pvec,targetgenelist,xlab='Genes',ylab='RRA score',main=paste('Distribution of RRA scores in \\n',samplelabel))

# plotrandvalues(pvec,targetgenelist,xlab='Genes',ylab='RRA score',main=paste('Distribution of RRA scores in \\n',samplelabel))


pvec=gstable[,startindex+1]
names(pvec)=gstable[,'id']
pvec=sort(pvec);

plotrankedvalues(pvec,targetgenelist,xlab='Genes',ylab='p value',main=paste('Distribution of p values in \\n',samplelabel))

# plotrandvalues(pvec,targetgenelist,xlab='Genes',ylab='p value',main=paste('Distribution of p values in \\n',samplelabel))



# you need to write after this code:
# dev.off()






# parameters
# Do not modify the variables beginning with "__"
targetmat=list(c(16.074608894167454,122.60964263931798,6.800491165402002,65.70359933559592,26.928897988107142,123.4206271468155,23.726977574570437,0.0,0.0),c(118.77349905134841,37.27995891060344,674.3820405690319,95.5688717608668,201.96673491080355,68.69638680813316,560.7059437359013,110.00893259994822,175.99118454491023),c(20.539778031436192,52.191942474844815,13.600982330804005,22.185630944486938,175.7858618668105,2.328691078241802,103.64942835207086,55.00446629997411,21.33226479332245),c(26.791014823612425,5.799104719427202,222.14937806979873,11.092815472243469,3.7401247205704364,79.17549666022127,961.5669859168019,6.286224719997041,842.6244593362368))
targetgene="Rab4b"
collabel=c("In.vivo_AR1870_Pool.D..25.32._BM_hEGFRv3_15m_1400..1401..1402..1403..1427..1428..1429..1430","In.vivo_AR1871_Pool.D..25.32._BM_hEGFRv3_15m_1400..1401..1402..1403..1427..1428..1429..1430","In.vivo_AR1872_Pool.D..25.32._BM_hEGFRv3_15m_1400..1401..1402..1403..1427..1428..1429..1430","In.vivo_AR1873_Pool.D..25.32._BM_hEGFRv3_15m_1400..1401..1402..1403..1427..1428..1429..1430","In.vivo_AR1874_Pool.D..25.32._BM_hEGFRv3_15m_1400..1401..1402..1403..1427..1428..1429..1430","In.vivo_AR1883_Pool.D..25.32._BM_mCD19_10m_1400..1401..1402..1403..1427..1428..1429..1430","In.vivo_AR1884_Pool.D..25.32._BM_mCD19_10m_1400..1401..1402..1403..1427..1428..1429..1430","In.vivo_AR1885_Pool.D..25.32._BM_mCD19_10m_1400..1401..1402..1403..1427..1428..1429..1430","In.vivo_AR1886_Pool.D..25.32._BM_mCD19_10m_1400..1401..1402..1403..1427..1428..1429..1430")

# set up color using RColorBrewer
#library(RColorBrewer)
#colors <- brewer.pal(length(targetgenelist), "Set1")

colors=c( "#E41A1C", "#377EB8", "#4DAF4A", "#984EA3", "#FF7F00",  "#A65628", "#F781BF",
          "#999999", "#66C2A5", "#FC8D62", "#8DA0CB", "#E78AC3", "#A6D854", "#FFD92F", "#E5C494", "#B3B3B3", 
          "#8DD3C7", "#FFFFB3", "#BEBADA", "#FB8072", "#80B1D3", "#FDB462", "#B3DE69", "#FCCDE5",
          "#D9D9D9", "#BC80BD", "#CCEBC5", "#FFED6F")


## code

targetmatvec=unlist(targetmat)+1
yrange=range(targetmatvec[targetmatvec>0]);
# yrange[1]=1; # set the minimum value to 1
for(i in 1:length(targetmat)){
  vali=targetmat[[i]]+1;
  if(i==1){
    plot(1:length(vali),vali,type='b',las=1,pch=20,main=paste('sgRNAs in',targetgene),ylab='Read counts',xlab='Samples',xlim=c(0.7,length(vali)+0.3),ylim = yrange,col=colors[(i %% length(colors))],xaxt='n',log='y')
    axis(1,at=1:length(vali),labels=(collabel),las=2)
    # lines(0:100,rep(1,101),col='black');
  }else{
    lines(1:length(vali),vali,type='b',pch=20,col=colors[(i %% length(colors))])
  }
}




# parameters
# Do not modify the variables beginning with "__"
targetmat=list(c(553.6809730213234,595.6508990383082,278.82013778148206,962.5150655915871,294.72182798095037,317.866332180006,88.66396883128952,265.59299441987497,357.31543528815104),c(350.069260361869,323.0929772252298,290.15428972381875,251.72158187014026,270.78502976929957,2892.234319176318,719.3020569975038,160.29873035992455,1318.3339642273274),c(368.8229707383977,554.2287224709711,287.8874593353514,391.66171551998093,418.89396870388885,1283.1087841112328,183.57187912957127,1060.8004214995008,435.178201783778),c(116.98743139644093,191.37045574109766,116.7417650060677,223.56289644059913,145.86486410224703,908.1895205143028,524.4910832273465,746.4891854996487,141.8595608755943))
targetgene="Nucks1"
collabel=c("In.vivo_AR1870_Pool.D..25.32._BM_hEGFRv3_15m_1400..1401..1402..1403..1427..1428..1429..1430","In.vivo_AR1871_Pool.D..25.32._BM_hEGFRv3_15m_1400..1401..1402..1403..1427..1428..1429..1430","In.vivo_AR1872_Pool.D..25.32._BM_hEGFRv3_15m_1400..1401..1402..1403..1427..1428..1429..1430","In.vivo_AR1873_Pool.D..25.32._BM_hEGFRv3_15m_1400..1401..1402..1403..1427..1428..1429..1430","In.vivo_AR1874_Pool.D..25.32._BM_hEGFRv3_15m_1400..1401..1402..1403..1427..1428..1429..1430","In.vivo_AR1883_Pool.D..25.32._BM_mCD19_10m_1400..1401..1402..1403..1427..1428..1429..1430","In.vivo_AR1884_Pool.D..25.32._BM_mCD19_10m_1400..1401..1402..1403..1427..1428..1429..1430","In.vivo_AR1885_Pool.D..25.32._BM_mCD19_10m_1400..1401..1402..1403..1427..1428..1429..1430","In.vivo_AR1886_Pool.D..25.32._BM_mCD19_10m_1400..1401..1402..1403..1427..1428..1429..1430")

# set up color using RColorBrewer
#library(RColorBrewer)
#colors <- brewer.pal(length(targetgenelist), "Set1")

colors=c( "#E41A1C", "#377EB8", "#4DAF4A", "#984EA3", "#FF7F00",  "#A65628", "#F781BF",
          "#999999", "#66C2A5", "#FC8D62", "#8DA0CB", "#E78AC3", "#A6D854", "#FFD92F", "#E5C494", "#B3B3B3", 
          "#8DD3C7", "#FFFFB3", "#BEBADA", "#FB8072", "#80B1D3", "#FDB462", "#B3DE69", "#FCCDE5",
          "#D9D9D9", "#BC80BD", "#CCEBC5", "#FFED6F")


## code

targetmatvec=unlist(targetmat)+1
yrange=range(targetmatvec[targetmatvec>0]);
# yrange[1]=1; # set the minimum value to 1
for(i in 1:length(targetmat)){
  vali=targetmat[[i]]+1;
  if(i==1){
    plot(1:length(vali),vali,type='b',las=1,pch=20,main=paste('sgRNAs in',targetgene),ylab='Read counts',xlab='Samples',xlim=c(0.7,length(vali)+0.3),ylim = yrange,col=colors[(i %% length(colors))],xaxt='n',log='y')
    axis(1,at=1:length(vali),labels=(collabel),las=2)
    # lines(0:100,rep(1,101),col='black');
  }else{
    lines(1:length(vali),vali,type='b',pch=20,col=colors[(i %% length(colors))])
  }
}




# parameters
# Do not modify the variables beginning with "__"
targetmat=list(c(80.37304447083727,121.78119910797123,90.67321553869336,338.7575186523582,160.07733804041467,18.629528625934416,24.97576586796888,111.58048877994749,190.92376990023592),c(828.7353918770776,637.0730756056454,760.5215953307905,553.7874801143086,363.5401228394464,1391.3929192494768,363.3973933789472,985.3657248595363,2069.2296849522777),c(97.34068719245847,104.38388494968963,121.27542578300236,134.82037266265138,334.367150018997,555.3928221606698,319.68980311000166,295.45256183986095,623.9687452046817),c(72.33574002375354,132.55096501547888,38.53611660394468,40.958087897514346,50.865696199757934,372.5905725186883,349.6607221515643,14.144005619993344,156.79214623092003))
targetgene="Fastk"
collabel=c("In.vivo_AR1870_Pool.D..25.32._BM_hEGFRv3_15m_1400..1401..1402..1403..1427..1428..1429..1430","In.vivo_AR1871_Pool.D..25.32._BM_hEGFRv3_15m_1400..1401..1402..1403..1427..1428..1429..1430","In.vivo_AR1872_Pool.D..25.32._BM_hEGFRv3_15m_1400..1401..1402..1403..1427..1428..1429..1430","In.vivo_AR1873_Pool.D..25.32._BM_hEGFRv3_15m_1400..1401..1402..1403..1427..1428..1429..1430","In.vivo_AR1874_Pool.D..25.32._BM_hEGFRv3_15m_1400..1401..1402..1403..1427..1428..1429..1430","In.vivo_AR1883_Pool.D..25.32._BM_mCD19_10m_1400..1401..1402..1403..1427..1428..1429..1430","In.vivo_AR1884_Pool.D..25.32._BM_mCD19_10m_1400..1401..1402..1403..1427..1428..1429..1430","In.vivo_AR1885_Pool.D..25.32._BM_mCD19_10m_1400..1401..1402..1403..1427..1428..1429..1430","In.vivo_AR1886_Pool.D..25.32._BM_mCD19_10m_1400..1401..1402..1403..1427..1428..1429..1430")

# set up color using RColorBrewer
#library(RColorBrewer)
#colors <- brewer.pal(length(targetgenelist), "Set1")

colors=c( "#E41A1C", "#377EB8", "#4DAF4A", "#984EA3", "#FF7F00",  "#A65628", "#F781BF",
          "#999999", "#66C2A5", "#FC8D62", "#8DA0CB", "#E78AC3", "#A6D854", "#FFD92F", "#E5C494", "#B3B3B3", 
          "#8DD3C7", "#FFFFB3", "#BEBADA", "#FB8072", "#80B1D3", "#FDB462", "#B3DE69", "#FCCDE5",
          "#D9D9D9", "#BC80BD", "#CCEBC5", "#FFED6F")


## code

targetmatvec=unlist(targetmat)+1
yrange=range(targetmatvec[targetmatvec>0]);
# yrange[1]=1; # set the minimum value to 1
for(i in 1:length(targetmat)){
  vali=targetmat[[i]]+1;
  if(i==1){
    plot(1:length(vali),vali,type='b',las=1,pch=20,main=paste('sgRNAs in',targetgene),ylab='Read counts',xlab='Samples',xlim=c(0.7,length(vali)+0.3),ylim = yrange,col=colors[(i %% length(colors))],xaxt='n',log='y')
    axis(1,at=1:length(vali),labels=(collabel),las=2)
    # lines(0:100,rep(1,101),col='black');
  }else{
    lines(1:length(vali),vali,type='b',pch=20,col=colors[(i %% length(colors))])
  }
}




# parameters
# Do not modify the variables beginning with "__"
targetmat=list(c(33.04225161578866,2.4853305940402293,43.069777380879344,43.517968391108994,11.220374161711309,48.90251264307784,96.15669859168018,34.574235959983724,44.79775606597715),c(249.15643785959554,27.33863653444252,5.667075971168335,52.05090336975781,296.96590281329264,53.55989479956145,810.4636024155901,350.4570281398351,215.45587441255674),c(46.43775902759487,183.08602042763022,49.870268546281345,30.71856592313576,139.8806645493343,763.810673663311,550.7156373887138,23.573342699988906,36.264850148648165),c(131.27597263570087,138.3500697349061,387.6279964279141,45.22455538683876,210.9430342401726,628.7465911252865,49.95153173593776,1596.7010788792486,151.4590800325894))
targetgene="1700109H08Rik"
collabel=c("In.vivo_AR1870_Pool.D..25.32._BM_hEGFRv3_15m_1400..1401..1402..1403..1427..1428..1429..1430","In.vivo_AR1871_Pool.D..25.32._BM_hEGFRv3_15m_1400..1401..1402..1403..1427..1428..1429..1430","In.vivo_AR1872_Pool.D..25.32._BM_hEGFRv3_15m_1400..1401..1402..1403..1427..1428..1429..1430","In.vivo_AR1873_Pool.D..25.32._BM_hEGFRv3_15m_1400..1401..1402..1403..1427..1428..1429..1430","In.vivo_AR1874_Pool.D..25.32._BM_hEGFRv3_15m_1400..1401..1402..1403..1427..1428..1429..1430","In.vivo_AR1883_Pool.D..25.32._BM_mCD19_10m_1400..1401..1402..1403..1427..1428..1429..1430","In.vivo_AR1884_Pool.D..25.32._BM_mCD19_10m_1400..1401..1402..1403..1427..1428..1429..1430","In.vivo_AR1885_Pool.D..25.32._BM_mCD19_10m_1400..1401..1402..1403..1427..1428..1429..1430","In.vivo_AR1886_Pool.D..25.32._BM_mCD19_10m_1400..1401..1402..1403..1427..1428..1429..1430")

# set up color using RColorBrewer
#library(RColorBrewer)
#colors <- brewer.pal(length(targetgenelist), "Set1")

colors=c( "#E41A1C", "#377EB8", "#4DAF4A", "#984EA3", "#FF7F00",  "#A65628", "#F781BF",
          "#999999", "#66C2A5", "#FC8D62", "#8DA0CB", "#E78AC3", "#A6D854", "#FFD92F", "#E5C494", "#B3B3B3", 
          "#8DD3C7", "#FFFFB3", "#BEBADA", "#FB8072", "#80B1D3", "#FDB462", "#B3DE69", "#FCCDE5",
          "#D9D9D9", "#BC80BD", "#CCEBC5", "#FFED6F")


## code

targetmatvec=unlist(targetmat)+1
yrange=range(targetmatvec[targetmatvec>0]);
# yrange[1]=1; # set the minimum value to 1
for(i in 1:length(targetmat)){
  vali=targetmat[[i]]+1;
  if(i==1){
    plot(1:length(vali),vali,type='b',las=1,pch=20,main=paste('sgRNAs in',targetgene),ylab='Read counts',xlab='Samples',xlim=c(0.7,length(vali)+0.3),ylim = yrange,col=colors[(i %% length(colors))],xaxt='n',log='y')
    axis(1,at=1:length(vali),labels=(collabel),las=2)
    # lines(0:100,rep(1,101),col='black');
  }else{
    lines(1:length(vali),vali,type='b',pch=20,col=colors[(i %% length(colors))])
  }
}




# parameters
# Do not modify the variables beginning with "__"
targetmat=list(c(157.17395363185955,36.4515153792567,60.07100529438435,255.13475586159976,48.62162136741567,32.601675095385225,104.89821664546929,473.0384101797774,446.91094742010534),c(228.61665982815936,34.79462831656321,123.5422561714697,112.63474171816445,86.02286857312004,528.6128747608891,494.5201641857838,183.87207305991345,44.79775606597715),c(253.62160699686427,207.11088283668576,129.20933214263803,226.12277693419378,445.0748417478819,89.65460651230937,268.4894830806655,419.6055000598025,57.59711494197062),c(218.79328772616813,291.6121230340536,89.53980034445969,120.31438319894839,115.94386633768353,331.83847864945676,571.9450383764873,535.9006573797478,106.66132396661226))
targetgene="Gm9726_Lysmd1"
collabel=c("In.vivo_AR1870_Pool.D..25.32._BM_hEGFRv3_15m_1400..1401..1402..1403..1427..1428..1429..1430","In.vivo_AR1871_Pool.D..25.32._BM_hEGFRv3_15m_1400..1401..1402..1403..1427..1428..1429..1430","In.vivo_AR1872_Pool.D..25.32._BM_hEGFRv3_15m_1400..1401..1402..1403..1427..1428..1429..1430","In.vivo_AR1873_Pool.D..25.32._BM_hEGFRv3_15m_1400..1401..1402..1403..1427..1428..1429..1430","In.vivo_AR1874_Pool.D..25.32._BM_hEGFRv3_15m_1400..1401..1402..1403..1427..1428..1429..1430","In.vivo_AR1883_Pool.D..25.32._BM_mCD19_10m_1400..1401..1402..1403..1427..1428..1429..1430","In.vivo_AR1884_Pool.D..25.32._BM_mCD19_10m_1400..1401..1402..1403..1427..1428..1429..1430","In.vivo_AR1885_Pool.D..25.32._BM_mCD19_10m_1400..1401..1402..1403..1427..1428..1429..1430","In.vivo_AR1886_Pool.D..25.32._BM_mCD19_10m_1400..1401..1402..1403..1427..1428..1429..1430")

# set up color using RColorBrewer
#library(RColorBrewer)
#colors <- brewer.pal(length(targetgenelist), "Set1")

colors=c( "#E41A1C", "#377EB8", "#4DAF4A", "#984EA3", "#FF7F00",  "#A65628", "#F781BF",
          "#999999", "#66C2A5", "#FC8D62", "#8DA0CB", "#E78AC3", "#A6D854", "#FFD92F", "#E5C494", "#B3B3B3", 
          "#8DD3C7", "#FFFFB3", "#BEBADA", "#FB8072", "#80B1D3", "#FDB462", "#B3DE69", "#FCCDE5",
          "#D9D9D9", "#BC80BD", "#CCEBC5", "#FFED6F")


## code

targetmatvec=unlist(targetmat)+1
yrange=range(targetmatvec[targetmatvec>0]);
# yrange[1]=1; # set the minimum value to 1
for(i in 1:length(targetmat)){
  vali=targetmat[[i]]+1;
  if(i==1){
    plot(1:length(vali),vali,type='b',las=1,pch=20,main=paste('sgRNAs in',targetgene),ylab='Read counts',xlab='Samples',xlim=c(0.7,length(vali)+0.3),ylim = yrange,col=colors[(i %% length(colors))],xaxt='n',log='y')
    axis(1,at=1:length(vali),labels=(collabel),las=2)
    # lines(0:100,rep(1,101),col='black');
  }else{
    lines(1:length(vali),vali,type='b',pch=20,col=colors[(i %% length(colors))])
  }
}




# parameters
# Do not modify the variables beginning with "__"
targetmat=list(c(392.04185025219516,154.91894036184095,189.28033743702238,160.41917759859786,237.12390728416565,96.64067974703478,287.2213074816421,465.18062927978104,241.0545921645437),c(36.61438692560365,66.27548250773944,44.203192575113015,151.88624261994903,281.2573789868968,386.5627189881391,42.4588019755471,278.1654438598691,113.06100340460898),c(97.34068719245847,4.9706611880804585,4.533660776934668,62.2904253441364,18.700623602852183,0.0,31.2197073349611,48.71824157997707,260.2536304785339),c(0.8930338274537475,24.02486240905555,0.0,6.826347982919057,0.7480249441140873,0.0,0.0,284.4516685798661,214.38926117289063))
targetgene="Kdm1b"
collabel=c("In.vivo_AR1870_Pool.D..25.32._BM_hEGFRv3_15m_1400..1401..1402..1403..1427..1428..1429..1430","In.vivo_AR1871_Pool.D..25.32._BM_hEGFRv3_15m_1400..1401..1402..1403..1427..1428..1429..1430","In.vivo_AR1872_Pool.D..25.32._BM_hEGFRv3_15m_1400..1401..1402..1403..1427..1428..1429..1430","In.vivo_AR1873_Pool.D..25.32._BM_hEGFRv3_15m_1400..1401..1402..1403..1427..1428..1429..1430","In.vivo_AR1874_Pool.D..25.32._BM_hEGFRv3_15m_1400..1401..1402..1403..1427..1428..1429..1430","In.vivo_AR1883_Pool.D..25.32._BM_mCD19_10m_1400..1401..1402..1403..1427..1428..1429..1430","In.vivo_AR1884_Pool.D..25.32._BM_mCD19_10m_1400..1401..1402..1403..1427..1428..1429..1430","In.vivo_AR1885_Pool.D..25.32._BM_mCD19_10m_1400..1401..1402..1403..1427..1428..1429..1430","In.vivo_AR1886_Pool.D..25.32._BM_mCD19_10m_1400..1401..1402..1403..1427..1428..1429..1430")

# set up color using RColorBrewer
#library(RColorBrewer)
#colors <- brewer.pal(length(targetgenelist), "Set1")

colors=c( "#E41A1C", "#377EB8", "#4DAF4A", "#984EA3", "#FF7F00",  "#A65628", "#F781BF",
          "#999999", "#66C2A5", "#FC8D62", "#8DA0CB", "#E78AC3", "#A6D854", "#FFD92F", "#E5C494", "#B3B3B3", 
          "#8DD3C7", "#FFFFB3", "#BEBADA", "#FB8072", "#80B1D3", "#FDB462", "#B3DE69", "#FCCDE5",
          "#D9D9D9", "#BC80BD", "#CCEBC5", "#FFED6F")


## code

targetmatvec=unlist(targetmat)+1
yrange=range(targetmatvec[targetmatvec>0]);
# yrange[1]=1; # set the minimum value to 1
for(i in 1:length(targetmat)){
  vali=targetmat[[i]]+1;
  if(i==1){
    plot(1:length(vali),vali,type='b',las=1,pch=20,main=paste('sgRNAs in',targetgene),ylab='Read counts',xlab='Samples',xlim=c(0.7,length(vali)+0.3),ylim = yrange,col=colors[(i %% length(colors))],xaxt='n',log='y')
    axis(1,at=1:length(vali),labels=(collabel),las=2)
    # lines(0:100,rep(1,101),col='black');
  }else{
    lines(1:length(vali),vali,type='b',pch=20,col=colors[(i %% length(colors))])
  }
}




# parameters
# Do not modify the variables beginning with "__"
targetmat=list(c(51.79596199231735,55.505716600231786,71.40515723672102,187.72456953027407,124.17214072293848,742.8524539591349,564.4523086160967,1.5715561799992603,94.9285783302849),c(69.6566385413923,196.3411169291781,145.07714486190937,48.63772937829828,41.889396870388886,31.437329556264327,364.6461816723456,245.16276407988462,351.98236908982045),c(58.04719878449359,130.8940779527854,153.01105122154505,369.476084575494,107.71559195242857,151.36492008571713,27.473342454765767,73.86314045996524,43.73114282631102),c(109.84316077681095,107.6976590750766,194.94741340819073,54.61078386335246,273.02910460164185,589.1588427951759,369.6413348459394,246.73432025988387,280.51928203219023))
targetgene="Cfap221"
collabel=c("In.vivo_AR1870_Pool.D..25.32._BM_hEGFRv3_15m_1400..1401..1402..1403..1427..1428..1429..1430","In.vivo_AR1871_Pool.D..25.32._BM_hEGFRv3_15m_1400..1401..1402..1403..1427..1428..1429..1430","In.vivo_AR1872_Pool.D..25.32._BM_hEGFRv3_15m_1400..1401..1402..1403..1427..1428..1429..1430","In.vivo_AR1873_Pool.D..25.32._BM_hEGFRv3_15m_1400..1401..1402..1403..1427..1428..1429..1430","In.vivo_AR1874_Pool.D..25.32._BM_hEGFRv3_15m_1400..1401..1402..1403..1427..1428..1429..1430","In.vivo_AR1883_Pool.D..25.32._BM_mCD19_10m_1400..1401..1402..1403..1427..1428..1429..1430","In.vivo_AR1884_Pool.D..25.32._BM_mCD19_10m_1400..1401..1402..1403..1427..1428..1429..1430","In.vivo_AR1885_Pool.D..25.32._BM_mCD19_10m_1400..1401..1402..1403..1427..1428..1429..1430","In.vivo_AR1886_Pool.D..25.32._BM_mCD19_10m_1400..1401..1402..1403..1427..1428..1429..1430")

# set up color using RColorBrewer
#library(RColorBrewer)
#colors <- brewer.pal(length(targetgenelist), "Set1")

colors=c( "#E41A1C", "#377EB8", "#4DAF4A", "#984EA3", "#FF7F00",  "#A65628", "#F781BF",
          "#999999", "#66C2A5", "#FC8D62", "#8DA0CB", "#E78AC3", "#A6D854", "#FFD92F", "#E5C494", "#B3B3B3", 
          "#8DD3C7", "#FFFFB3", "#BEBADA", "#FB8072", "#80B1D3", "#FDB462", "#B3DE69", "#FCCDE5",
          "#D9D9D9", "#BC80BD", "#CCEBC5", "#FFED6F")


## code

targetmatvec=unlist(targetmat)+1
yrange=range(targetmatvec[targetmatvec>0]);
# yrange[1]=1; # set the minimum value to 1
for(i in 1:length(targetmat)){
  vali=targetmat[[i]]+1;
  if(i==1){
    plot(1:length(vali),vali,type='b',las=1,pch=20,main=paste('sgRNAs in',targetgene),ylab='Read counts',xlab='Samples',xlim=c(0.7,length(vali)+0.3),ylim = yrange,col=colors[(i %% length(colors))],xaxt='n',log='y')
    axis(1,at=1:length(vali),labels=(collabel),las=2)
    # lines(0:100,rep(1,101),col='black');
  }else{
    lines(1:length(vali),vali,type='b',pch=20,col=colors[(i %% length(colors))])
  }
}




# parameters
# Do not modify the variables beginning with "__"
targetmat=list(c(82.15911212574477,0.0,0.0,0.8532934978648822,0.0,1.164345539120901,0.0,121.00982585994305,212.25603469355838))
targetgene="Vmn1r104_Vmn1r111_Vmn1r114_Vmn1r115_Vmn1r116_Vmn1r120_Vmn1r121_Vmn1r123_Vmn1r126_Vmn1r127_Vmn1r128_Vmn1r130_Vmn1r131_Vmn1r135_Vmn1r137_Vmn1r138_Vmn1r142_Vmn1r143_Vmn1r152_Vmn1r159_Vmn1r160_Vmn1r163_Vmn1r165_Vmn1r166_Vmn1r178_Vmn1r180_Vmn1r183_Vmn1r242_Vmn1r244_Vmn1r246_Vmn1r247_Vmn1r248_Vmn1r250_Vmn1r252_Vmn1r254_Vmn1r256_Vmn1r257_Vmn1r258_Vmn1r259_Vmn1r93_Vmn1r94_Vmn1r95"
collabel=c("In.vivo_AR1870_Pool.D..25.32._BM_hEGFRv3_15m_1400..1401..1402..1403..1427..1428..1429..1430","In.vivo_AR1871_Pool.D..25.32._BM_hEGFRv3_15m_1400..1401..1402..1403..1427..1428..1429..1430","In.vivo_AR1872_Pool.D..25.32._BM_hEGFRv3_15m_1400..1401..1402..1403..1427..1428..1429..1430","In.vivo_AR1873_Pool.D..25.32._BM_hEGFRv3_15m_1400..1401..1402..1403..1427..1428..1429..1430","In.vivo_AR1874_Pool.D..25.32._BM_hEGFRv3_15m_1400..1401..1402..1403..1427..1428..1429..1430","In.vivo_AR1883_Pool.D..25.32._BM_mCD19_10m_1400..1401..1402..1403..1427..1428..1429..1430","In.vivo_AR1884_Pool.D..25.32._BM_mCD19_10m_1400..1401..1402..1403..1427..1428..1429..1430","In.vivo_AR1885_Pool.D..25.32._BM_mCD19_10m_1400..1401..1402..1403..1427..1428..1429..1430","In.vivo_AR1886_Pool.D..25.32._BM_mCD19_10m_1400..1401..1402..1403..1427..1428..1429..1430")

# set up color using RColorBrewer
#library(RColorBrewer)
#colors <- brewer.pal(length(targetgenelist), "Set1")

colors=c( "#E41A1C", "#377EB8", "#4DAF4A", "#984EA3", "#FF7F00",  "#A65628", "#F781BF",
          "#999999", "#66C2A5", "#FC8D62", "#8DA0CB", "#E78AC3", "#A6D854", "#FFD92F", "#E5C494", "#B3B3B3", 
          "#8DD3C7", "#FFFFB3", "#BEBADA", "#FB8072", "#80B1D3", "#FDB462", "#B3DE69", "#FCCDE5",
          "#D9D9D9", "#BC80BD", "#CCEBC5", "#FFED6F")


## code

targetmatvec=unlist(targetmat)+1
yrange=range(targetmatvec[targetmatvec>0]);
# yrange[1]=1; # set the minimum value to 1
for(i in 1:length(targetmat)){
  vali=targetmat[[i]]+1;
  if(i==1){
    plot(1:length(vali),vali,type='b',las=1,pch=20,main=paste('sgRNAs in',targetgene),ylab='Read counts',xlab='Samples',xlim=c(0.7,length(vali)+0.3),ylim = yrange,col=colors[(i %% length(colors))],xaxt='n',log='y')
    axis(1,at=1:length(vali),labels=(collabel),las=2)
    # lines(0:100,rep(1,101),col='black');
  }else{
    lines(1:length(vali),vali,type='b',pch=20,col=colors[(i %% length(colors))])
  }
}




# parameters
# Do not modify the variables beginning with "__"
targetmat=list(c(117.88046522389467,128.4087473587452,62.33783568285168,89.59581727581264,54.60582092032837,299.23680355407157,57.44426149632842,656.9104832396908,7.4662926776628575),c(172.35552869857327,65.4470389763927,92.9400459271607,123.72755719040792,279.01330415455453,322.5237143364896,1090.1921801368417,847.0687810196014,212.25603469355838),c(151.81575066713708,14.911983564241375,15.867812719271338,21.332337446622056,81.53471890843551,27.944292938901626,43.70759026894554,583.0473427797256,53.33066198330613),c(189.32317142019446,71.24614369581991,116.7417650060677,25.598804935946465,63.58212024969742,93.14764312967208,22.478189281171993,6.286224719997041,12.79935887599347),c(110.73619460426468,29.82396712848275,95.20687631562802,77.64970830570428,12.716424049939484,3.493036617362703,27.473342454765767,47.14668539997781,31.998397189983677),c(66.97753705903106,62.133264851005734,31.735625438542677,20.479043948757173,11.220374161711309,436.6295771703379,61.19062637652375,886.3576855195828,34.13162366931592))
targetgene="Gm6346_Gm6348_Gm6468_LOC108168681_LOC108168682_LOC620551_LOC620639_Pramel40_Pramel44"
collabel=c("In.vivo_AR1870_Pool.D..25.32._BM_hEGFRv3_15m_1400..1401..1402..1403..1427..1428..1429..1430","In.vivo_AR1871_Pool.D..25.32._BM_hEGFRv3_15m_1400..1401..1402..1403..1427..1428..1429..1430","In.vivo_AR1872_Pool.D..25.32._BM_hEGFRv3_15m_1400..1401..1402..1403..1427..1428..1429..1430","In.vivo_AR1873_Pool.D..25.32._BM_hEGFRv3_15m_1400..1401..1402..1403..1427..1428..1429..1430","In.vivo_AR1874_Pool.D..25.32._BM_hEGFRv3_15m_1400..1401..1402..1403..1427..1428..1429..1430","In.vivo_AR1883_Pool.D..25.32._BM_mCD19_10m_1400..1401..1402..1403..1427..1428..1429..1430","In.vivo_AR1884_Pool.D..25.32._BM_mCD19_10m_1400..1401..1402..1403..1427..1428..1429..1430","In.vivo_AR1885_Pool.D..25.32._BM_mCD19_10m_1400..1401..1402..1403..1427..1428..1429..1430","In.vivo_AR1886_Pool.D..25.32._BM_mCD19_10m_1400..1401..1402..1403..1427..1428..1429..1430")

# set up color using RColorBrewer
#library(RColorBrewer)
#colors <- brewer.pal(length(targetgenelist), "Set1")

colors=c( "#E41A1C", "#377EB8", "#4DAF4A", "#984EA3", "#FF7F00",  "#A65628", "#F781BF",
          "#999999", "#66C2A5", "#FC8D62", "#8DA0CB", "#E78AC3", "#A6D854", "#FFD92F", "#E5C494", "#B3B3B3", 
          "#8DD3C7", "#FFFFB3", "#BEBADA", "#FB8072", "#80B1D3", "#FDB462", "#B3DE69", "#FCCDE5",
          "#D9D9D9", "#BC80BD", "#CCEBC5", "#FFED6F")


## code

targetmatvec=unlist(targetmat)+1
yrange=range(targetmatvec[targetmatvec>0]);
# yrange[1]=1; # set the minimum value to 1
for(i in 1:length(targetmat)){
  vali=targetmat[[i]]+1;
  if(i==1){
    plot(1:length(vali),vali,type='b',las=1,pch=20,main=paste('sgRNAs in',targetgene),ylab='Read counts',xlab='Samples',xlim=c(0.7,length(vali)+0.3),ylim = yrange,col=colors[(i %% length(colors))],xaxt='n',log='y')
    axis(1,at=1:length(vali),labels=(collabel),las=2)
    # lines(0:100,rep(1,101),col='black');
  }else{
    lines(1:length(vali),vali,type='b',pch=20,col=colors[(i %% length(colors))])
  }
}




# parameters
# Do not modify the variables beginning with "__"
targetmat=list(c(0.0,0.8284435313467431,0.0,41.81138139537923,14.212473938167658,220.0613068938503,23.726977574570437,3.1431123599985207,174.9245713052441),c(112.52226225917218,133.37940854682563,45.33660776934668,104.10180673951562,91.25904318191864,0.0,0.0,45.57512921997855,67.19663409896572),c(116.09439756898718,61.30482131965899,47.60343815781401,325.958116184385,98.73929262305951,59.38162249516595,231.02583427871213,411.7477191598062,1443.1277132682637),c(23.218879513797436,19.882644752321834,24.935134273140672,163.83235159005739,41.889396870388886,33.76602063450613,814.2099672957855,1.5715561799992603,25.59871775198694))
targetgene="Best1"
collabel=c("In.vivo_AR1870_Pool.D..25.32._BM_hEGFRv3_15m_1400..1401..1402..1403..1427..1428..1429..1430","In.vivo_AR1871_Pool.D..25.32._BM_hEGFRv3_15m_1400..1401..1402..1403..1427..1428..1429..1430","In.vivo_AR1872_Pool.D..25.32._BM_hEGFRv3_15m_1400..1401..1402..1403..1427..1428..1429..1430","In.vivo_AR1873_Pool.D..25.32._BM_hEGFRv3_15m_1400..1401..1402..1403..1427..1428..1429..1430","In.vivo_AR1874_Pool.D..25.32._BM_hEGFRv3_15m_1400..1401..1402..1403..1427..1428..1429..1430","In.vivo_AR1883_Pool.D..25.32._BM_mCD19_10m_1400..1401..1402..1403..1427..1428..1429..1430","In.vivo_AR1884_Pool.D..25.32._BM_mCD19_10m_1400..1401..1402..1403..1427..1428..1429..1430","In.vivo_AR1885_Pool.D..25.32._BM_mCD19_10m_1400..1401..1402..1403..1427..1428..1429..1430","In.vivo_AR1886_Pool.D..25.32._BM_mCD19_10m_1400..1401..1402..1403..1427..1428..1429..1430")

# set up color using RColorBrewer
#library(RColorBrewer)
#colors <- brewer.pal(length(targetgenelist), "Set1")

colors=c( "#E41A1C", "#377EB8", "#4DAF4A", "#984EA3", "#FF7F00",  "#A65628", "#F781BF",
          "#999999", "#66C2A5", "#FC8D62", "#8DA0CB", "#E78AC3", "#A6D854", "#FFD92F", "#E5C494", "#B3B3B3", 
          "#8DD3C7", "#FFFFB3", "#BEBADA", "#FB8072", "#80B1D3", "#FDB462", "#B3DE69", "#FCCDE5",
          "#D9D9D9", "#BC80BD", "#CCEBC5", "#FFED6F")


## code

targetmatvec=unlist(targetmat)+1
yrange=range(targetmatvec[targetmatvec>0]);
# yrange[1]=1; # set the minimum value to 1
for(i in 1:length(targetmat)){
  vali=targetmat[[i]]+1;
  if(i==1){
    plot(1:length(vali),vali,type='b',las=1,pch=20,main=paste('sgRNAs in',targetgene),ylab='Read counts',xlab='Samples',xlim=c(0.7,length(vali)+0.3),ylim = yrange,col=colors[(i %% length(colors))],xaxt='n',log='y')
    axis(1,at=1:length(vali),labels=(collabel),las=2)
    # lines(0:100,rep(1,101),col='black');
  }else{
    lines(1:length(vali),vali,type='b',pch=20,col=colors[(i %% length(colors))])
  }
}



dev.off()
Sweave("invivo.poolD_BM_mCD19_10m_v_BM_hEGFRv3_15m_summary.Rnw");
library(tools);

texi2dvi("invivo.poolD_BM_mCD19_10m_v_BM_hEGFRv3_15m_summary.tex",pdf=TRUE);
